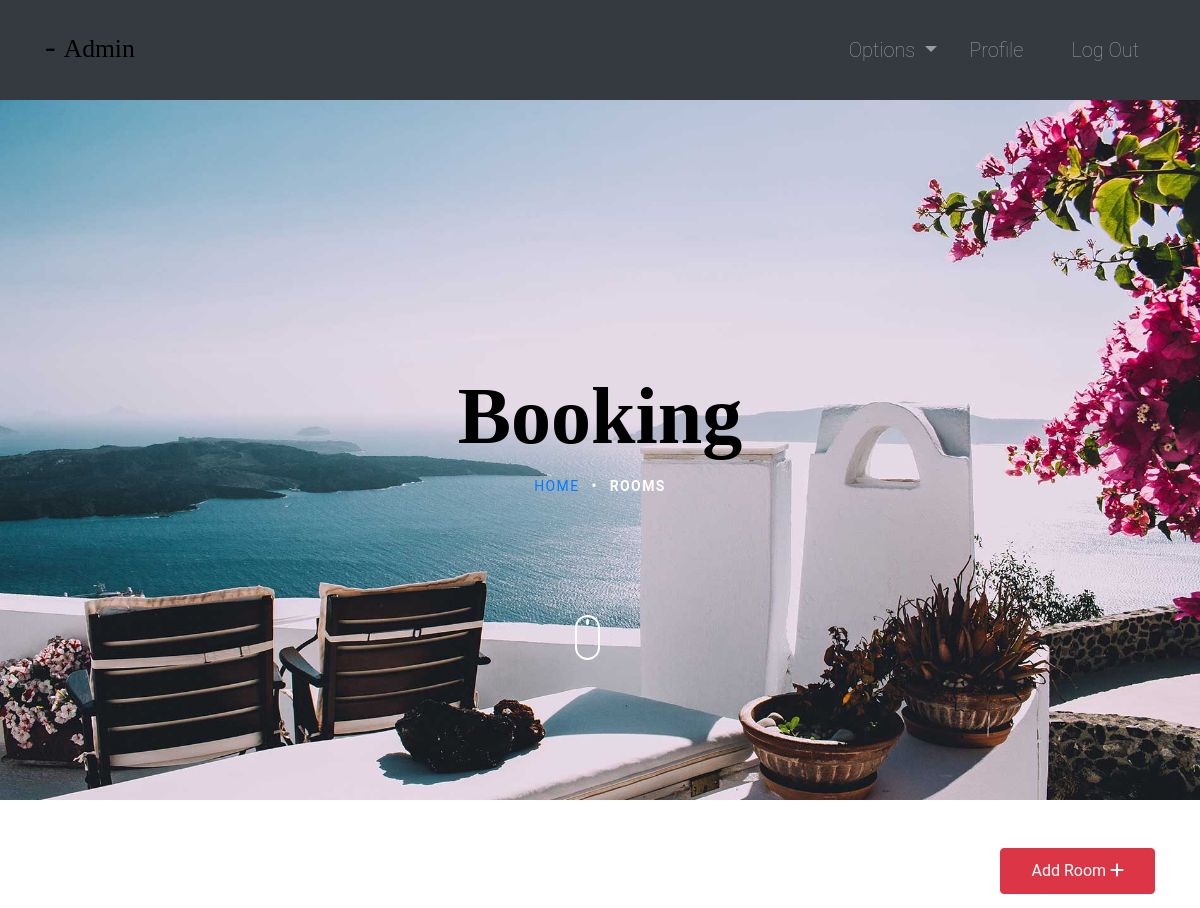
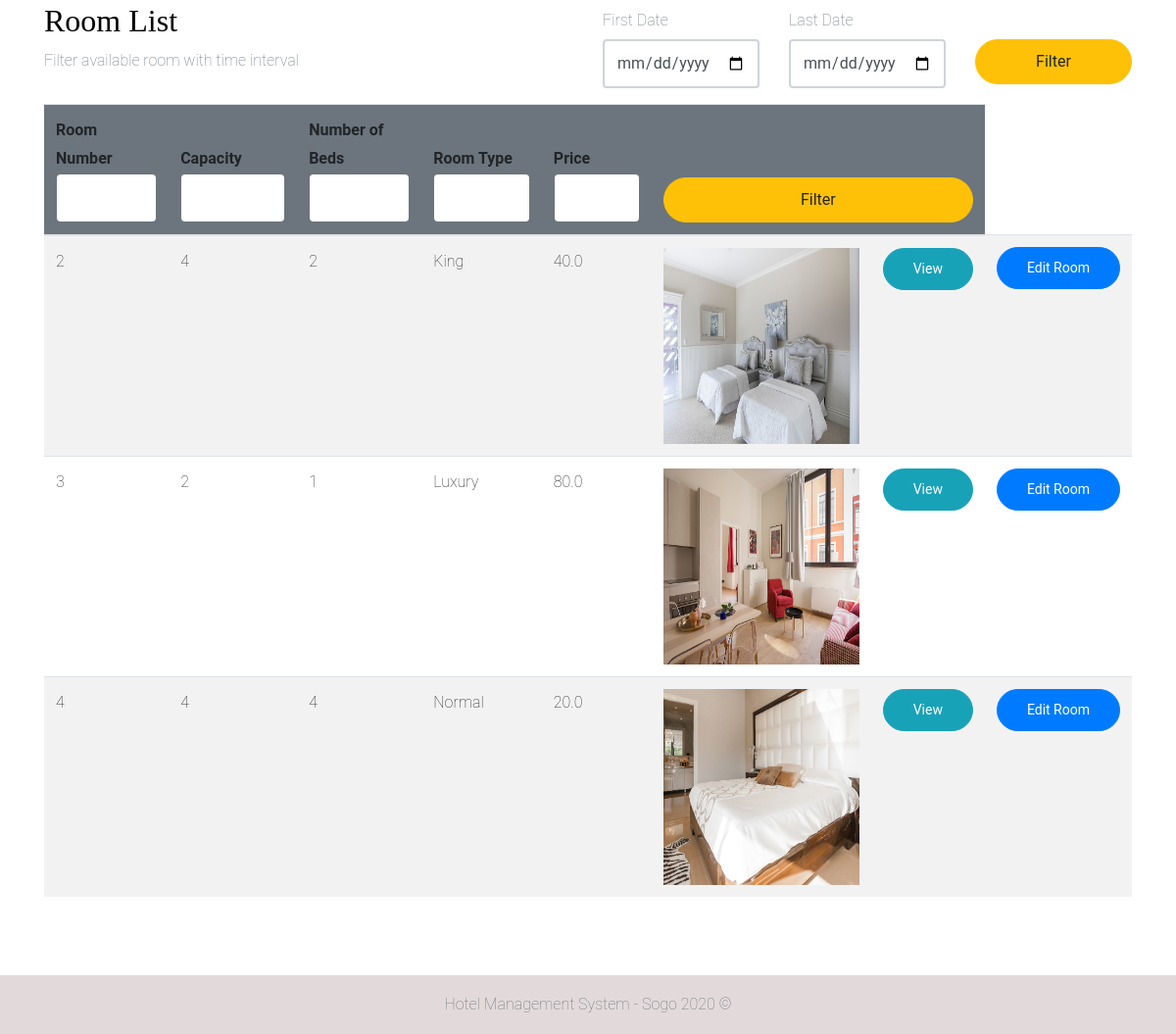
The app's page /rooms/ (signed in) with its own data (2 pictures, top to bottom).
### room/models.py (models this page shows, shortened)
class Room(models.Model):
    ROOM_TYPES = (
        ('King', 'King'),
        ('Luxury', 'Luxury'),
        ('Normal', 'Normal'),
        ('Economic', 'Economic'),
    )
    number = models.IntegerField(primary_key=True)
    capacity = models.SmallIntegerField()
    numberOfBeds = models.SmallIntegerField()
    roomType = models.CharField(max_length=20, choices=ROOM_TYPES)
    price = models.FloatField()
    statusStartDate = models.DateField(null=True)
    statusEndDate = models.DateField(null=True)

### room/views.py (the view, shortened to what this page needs)
# urls.py: path('rooms/', rooms, name="rooms"),
@ login_required(login_url='login')
def rooms(request):
    role = str(request.user.groups.all()[0])
    path = role + "/"
    rooms = Room.objects.all()
    firstDayStr = None
    lastDateStr = None
    def chech_availability(fd, ed):
        availableRooms = []
        for room in rooms:
            availList = []
            bookingList = Booking.objects.filter(roomNumber=room)
            if room.statusStartDate == None:
                for booking in bookingList:
                    if booking.startDate > ed.date() or booking.endDate < fd.date():
                        availList.append(True)
                    else:
                        availList.append(False)
                if all(availList):
                    availableRooms.append(room)
            else:
                if room.statusStartDate > ed.date() or room.statusEndDate < fd.date():
                    for booking in bookingList:
                        if booking.startDate > ed.date() or booking.endDate < fd.date():
                            availList.append(True)
                        else:
                            availList.append(False)
                        if all(availList):
                            availableRooms.append(room)
        return availableRooms
    context = {
        "role": role,
        'rooms': rooms,
        'fd': firstDayStr,
        'ld': lastDateStr
    }
    return render(request, path + "rooms.html", context)

### Templates/admin/rooms.html
{% extends '../index.html' %}
{% block context %}
{% include '../common_pages/rooms.html' %}
{% endblock %}

### Templates/index.html
{% include 'incs/head.html' %}
<body>
    {% include 'incs/nav.html' %}
    {% block context %}
    {% endblock %}
    {% include 'incs/footer.html' %}
</body>
</html>

### Templates/incs/head.html (shortened to what this page needs)
{% load static %}
<!DOCTYPE html>
<html lang="en">
<head>
    <link rel="stylesheet" type="text/css" href="{% static '/css/main.css' %}">
    <link rel="stylesheet" href="https://stackpath.bootstrapcdn.com/bootstrap/4.4.1/css/bootstrap.min.css"
>
</head>

### Templates/incs/nav.html (shortened to what this page needs)
<nav class="navbar navbar-dark bg-dark navbar-expand-lg py-3 " role="navigation">
    <div class="container">
        <a href="" class="navbar-brand">
            <h2 class="text-capitalize">
                {{ request.user.first_name }} {{ request.user.last_name }} -
                <small>
                    {{ role }}
                </small>
            </h2>
        </a>
        <div class="collapse navbar-collapse" id="navbarTags">
            <ul class="navbar-nav ml-auto">
                <li class="nav-item dropdown p-2">
                    <a class="nav-link dropdown-toggle" href="#" id="navbarDropdown" role="button"
                        data-toggle="dropdown" aria-haspopup="true" aria-expanded="false">
                        Options
                    </a>
                </li>
                <li class="nav-item mr-3 p-2">
                    {% if role == 'staff' or role == 'receptionist' or role == 'admin' or role == 'manager' %}
                    <a href="{% url 'employee-profile' user.id %}" class="nav-link">Profile</a>
                    {% endif %}
                </li>
                <li class="nav-item p-2 ">
                    <a href="{% url 'logout' %}" class="nav-link">Log Out</a>
                </li>
            </ul>
        </div>
    </div>
</nav>

### Templates/common_pages/rooms.html (shortened to what this page needs)
<head>
    <link rel="stylesheet" href="/static/bootstrap/sogo-master/css/style.css">
  </head>
  <body>
    <section class="site-hero inner-page " style="background-image: url(/static/bootstrap/sogo-master/images/hero_4.jpg)" data-stellar-background-ratio="0.5">
        <div class="container">
          <div class="row site-hero-inner justify-content-center align-items-center">
            <div class="col-md-10 text-center" data-aos="fade">
              <h1 class="heading mb-3" style="color:black;">Booking</h1>
              <ul class="custom-breadcrumbs mb-4">
                <li><a href="index.html">Home</a></li>
                <li>&bullet;</li>
                <li >Rooms</li>
              </ul>
            </div>
          </div>
        </div>
        <a class="mouse smoothscroll" href="#next">
          <div class="mouse-icon">
            <span class="mouse-wheel"></span>
          </div>
        </a>
      </section>
<div class="container py-5 clearfix">
    <div class="clearfix">
        {% if role == "manager" or role == "admin" %}
        <a href="{% url 'add-room' %}" class="btn btn-danger rounded float-right">Add Room <i
                class="fas fa-plus"></i></a>
        {% endif %}
    </div>
    <div class="table-header row mt-3 clearfix">
        <div class="col-sm-12 col-md-12 col-lg-6 mb-4">
            <h2>Room List</h2>
            <span class="text-muted">Filter available room with time interval</span>
        </div>
        <div class="col-sm-12 col-md-12 col-lg-6">
            <form action="" method="POST">
                <div class="row">
                    <div class="form-group col-4">
                        <label for="example-date-input" class="col-form-label">First Date</label>
                        <div class="">
                            <input class="form-control" type="date" name="fd" value="{{fd}}" id="example-date-input">
                        </div>
                    </div>
                    <div class="form-group col-4">
                        <label for="example-date-input" class="col-form-label">Last Date</label>
                        <div class="">
                            <input class="form-control" type="date" name="ld" value="{{ld}}" id="example-date-input">
                        </div>
                    </div>
                    <div class="col-4" style="margin-top:38px;">
                        <button type="submit" name="dateFilter" class="btn btn-warning w-100">Filter</button>
                    </div>
                </div>
            </form>
        </div>
    </div>
    <table class="table table-hover table-striped">
        <thead class="bg-secondary rounded">
            <tr>
                <form action="" method="POST">
                    <th>Room Number<input type="number" name="number" value="{{number}}"
                            class="form-control border border-secondary"></th>
                    <th>Capacity<input type="number" name="capacity" value="{{capacity}}"
                            class="form-control border border-secondary"></th>
                    <th>Number of Beds<input type="number" name="nob" value="{{nob}}"
                            class="form-control border border-secondary"></th>
                    <th>Room Type<input type="text" name="type" value="{{type}}"
                            class="form-control border border-secondary"></th>
                    <th>Price <input type="number" step="0.01" name="price" value="{{price}}"
                            class="form-control border border-secondary"></th>
                    <th colspan="2"><button type="submit" name="filter" class="btn btn-warning w-100">Filter</button>
                    </th>
                </form>
            </tr>
        </thead>
        <tbody>
            {% for room in rooms %}
            <tr>
                <td>{{ room.number }}</td>
                <td>{{ room.capacity }}</td>
                <td>{{ room.numberOfBeds }}</td>
                <td>{{ room.roomType }}</td>
                <td>{{ room.price }}</td>
                <td>
                    {% if room.roomType == "Normal" %}
                    <img src="/static/bootstrap/sogo-master/images/img_4.jpg" alt="songle" width="200px" height="200px">
                    {% elif room.roomType == "King" %}
                    <img src="/static/bootstrap/sogo-master/images/slider-5.jpg" alt="songle" width="200px" height="200px">
                    {% elif room.roomType == "Luxury" %}
                    <img src="/static/bootstrap/sogo-master/images/slider-4.jpg" alt="songle" width="200px" height="200px">
                    {% endif %}
                </td>
                {% if role != "guest" %}
                <td> <a href="{% url 'room-profile' room.number %}" class="btn btn-info btn-sm w-100">View</a>
                </td>
                {% if role == 'manager' or role == 'admin' %}<td> <a href="{% url 'room-edit' room.number %}"
                        class="btn btn-sm btn-primary w-100">Edit&nbsp;Room</a></td> {% endif %}
                {% endif %}
            </tr>
            {% endfor %}
        </tbody>
    </table>
</div>

### Templates/incs/footer.html
<div class="mt-5">&nbsp;</div>
<footer class="footer sticky-bottom mt-5">
    <div class="container text-center">
        <span class="text-muted">Hotel Management System - Sogo 2020 ©</span>
    </div>
</footer>

### static/css/main.css (style rules this page uses)
* { margin: 0; padding: 0; -webkit-font-smoothing: antialiased; }
.clearfix { overflow: auto; }
body { position: relative; }
nav .nav-item { font-size: 20px; }
.footer { position: absolute; bottom: 0; width: 100%; height: 60px; line-height: 60px; background-color: #e2dada; margin-top: 30px; }

### records on screen
Room: number "2", capacity "4", numberOfBeds "2", roomType "King", price "40.0"
Room: number "3", capacity "2", numberOfBeds "1", roomType "Luxury", price "80.0"
Room: number "4", capacity "4", numberOfBeds "4", roomType "Normal", price "20.0"

### other values on screen
{{ role }} "Admin"
